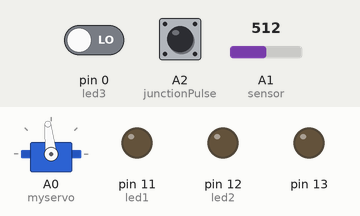
Simulated run of this sketch. Board: Arduino Uno, built with avr-gcc and run on an emulated ATmega328P. On the bench: servo, output pins drawn as LEDs (lit = HIGH). The inputs (shaded band) are chosen by the test bench; at power-on: A2 (junctionPulse) LOW, A1 (sensor) = 512, pin 0 (led3) LOW.

Above: at 2.6 s.
2.7 s: A2 (junctionPulse) pulled HIGH for 0.15 s
At 3.2 s:
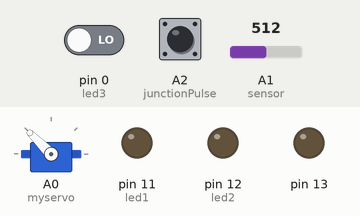
5.2 s: A1 (sensor) set to 716
At 5.9 s:
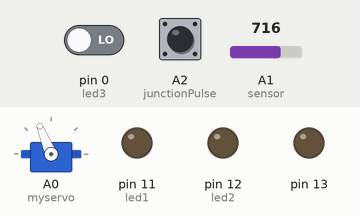
6.7 s: A1 (sensor) set to 122
At 7.6 s:
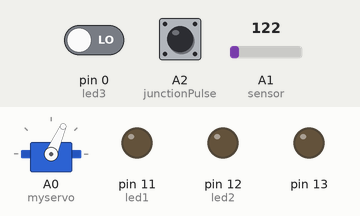
8.2 s: A1 (sensor) set to 23
At 9.4 s:
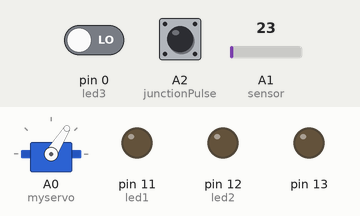
9.7 s: pin 0 (led3) driven HIGH
At 10.0 s:
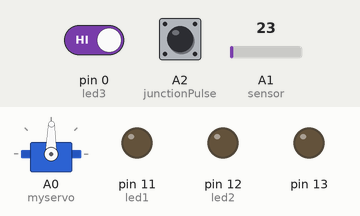
11.2 s: A2 (junctionPulse) pulled HIGH for 3.2 s
At 12.0 s:
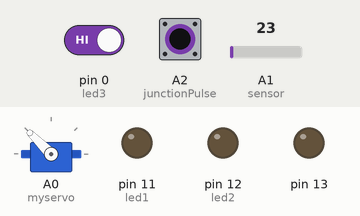
Timing chart, 0 to 16.1 s (numbered marks = the images above; inputs shaded):
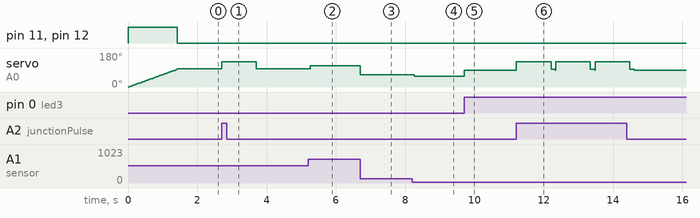

The sketch:

ImageProcessingSensor.ino
```cpp
#include <PID_v1.h>                                                               // include PID library
#include <Servo.h>                                                                // include servo library
Servo myservo;                                                                    // declare servo object

int trig = 10;//6;                                                                // all pins declared here
int echo = 9;//7;
int led1 = 11, led2 = 12, led3 = 0;

int set, sett;                                                                    // all variables declared here
long duration_front;
int distance_front;
int count;

bool t = 0;
const int angle = 93;

// PID values for Sensor
double Setpoint, Input, Output;
double Kp = 1, Ki = 0, Kd = 0;
PID myPID(&Input, &Output, &Setpoint, Kp, Ki, Kd, DIRECT);                             // myPID object declared for Sensor

// PID values for Image processing
double Setpoint1, Input1, Output1;
double Kp1 = 20, Ki1 = 0, Kd1 = 0;
PID myPID1(&Input1, &Output1, &Setpoint1, Kp1, Ki1, Kd1, DIRECT);                       // myPID1 object declared for Image processing


// Variables for Image processing
int pos = 0;                                                                          // variable to store the servo position
char a;
double b = 0;
int c = 0;
int last_pos = 90;

// declared pins for Sensor
int sensor = A1;//A0;
int swt = 3;//5;
bool stat;
const int junctionPulse = A2;//13;
int change = 0;                                                                       // pin number used to take button input of shift betn sensor and image processing

bool debug = 0;                                                                        // to turn on and off Serial
bool shift = 0;                                                                        // to switch between sensor and image processing

void setup() {
  // put your setup code here, to run once:
  if (debug == 1) {
    Serial.begin(9600);                                                                 // begin Serial communication
  }
  pinMode(trig, OUTPUT);
  pinMode(echo, INPUT);
  pinMode(13, OUTPUT);
  set = 0;
  sett = 0;
  count  = 0;
  pinMode(led1 , OUTPUT);
  pinMode(led2 , OUTPUT);
  pinMode(led3 , OUTPUT);

  digitalWrite(led1, HIGH);                                                             // led on ,leds used for air push using Pneumatic sensing the island
  digitalWrite(led2, HIGH);
  digitalWrite(led3, HIGH);

  myservo.attach(A0);//10);
  t = 0;

  pinMode(sensor, INPUT);
  pinMode(swt, INPUT);
  pinMode(change, INPUT);
  pinMode(12, OUTPUT);
  pinMode(junctionPulse, INPUT);

  Input = 33;                                                                                   // Values for Sensor
  Setpoint = 33;

  Input1 = 1.6;                                                                                  // Values for Image Processing
  Setpoint1 = 1.6;

  //turn the PID on
  myPID.SetOutputLimits(-35, 35);
  myPID.SetMode(AUTOMATIC);                                                                     // sensor

  myPID1.SetOutputLimits(-50, 50);
  myPID1.SetMode(AUTOMATIC);                                                                    // image processing

  for (int i = 0; i <= angle; i++)                                                              // turn the servo from 0 to 90 in starting
  {
    myservo.write(i);
    delay(15);
  }

  myservo.write(angle);

  ledoff();                                                                                     // turn off the led's
  shift = 0;                                                                                    // variable used to shift betweenSensor and Image processing
}

int temp1, angle1;

void loop() {
  // put your main code here, to run repeatedly:
  int r = digitalRead(change);                                      // read button for shifting betn sensor and image proessing
  if (r == 1) {                                                     // change form sensor to Image proscessing and vice versa
    if (shift == 0)
      shift = 1;
    else if (shift == 1)
      shift = 0;
  }
  if (shift == 0) {                                                               // run the Sensor code
    sensor_code();
  }
  else if (shift == 1) {                                                          // run the image processing code
    image_processing();
  }
//  river_crossing();                                                               // river code , not needed now EDF is working well
}

void sensor_code() {
  int temp = analogRead(sensor);                                                    // read the sensor AN pin values
  temp = map(temp, 0, 1023, 0, 255);
  temp = ((temp * 0.02) / 4.5) * 70;                                                // formula for calculating the values

  if (debug == 1) {
    Serial.print("original:");
    Serial.println(temp);
  }

  if (temp > 70) {                                                               // this code used to keep the castor turned correctly if line is missed
    if (angle1 > 90) {
      temp = 70;
    }
    else if (angle1 < 90) {
      temp = 0;
    }
  }

  if (angle1 >= 80 && angle1 <= 100 && (temp == 70 || temp == 0)) {              // this code used to keep the castor straight if sensor misses the values on line
    temp = 35;
    while (1) {
      myservo.write(angle);                                                      // castor is straight
      temp = analogRead(sensor);
      temp = map(temp, 0, 1023, 0, 255);
      temp = ((temp * 0.02) / 4.5) * 70;
      if (temp >= 0 && temp <= 70) {                                              // if sensor detects again
        break;
      }
    }
  }

  if (debug == 1) {
    Serial.println(temp);
  }

  Input = ceil (temp);                                                            // take the value from sensor and give it to PID Input
  myPID.Compute();                                                                // compute the output

  angle1 = 90 - Output;                                                           // set the angle according to the output

  if (debug == 1) {
    Serial.print("angle:");
    Serial.println(angle1);
  }

  myservo.write(angle1);                                                          // turn the castor accordingly
  delay(10);

  stat = digitalRead(junctionPulse);                                              // read the senosor JN pin

  if (debug == 1) {
    Serial.print("Junction:");
    Serial.println(stat);
  }

  if (stat == HIGH) {                                                               // code to turn the castor on Hill3 junction
    if (debug == 1) {
      Serial.println("Junction Turn");
    }
    angle1 = 135;                                                                     // angle to turn on junction turn
    myservo.write(angle1);
    delay(1000);
    myservo.write(angle);
  }
}

void image_processing() {
  Setpoint = 1.6;
  while (Serial.available() > 0) {
    b = Serial.parseInt();
    if (b == 999)
    {
      myservo.write(150);
      delay(50);
    }
    else
    { if (debug == 1) {
        Serial.print("b :");
        Serial.println(b);
      }
      //delay(500);
      //b=Serial.read();
      Input = b / 100;
      if (debug == 1) {
        Serial.println(b);
      }
      myPID.Compute();
      if (debug == 1) {
        Serial.print("Output");
        Serial.println(Output);
      }
      b = 0;
      temp1 = 90 - Output;
      if (debug == 1) {
        Serial.println(temp1);
      }
      myservo.write(temp1);
    }
    delay(10);
    if (debug == 1) {
      Serial.print("temp");
      Serial.println(temp1);
    }
    if (Serial.read() == '\n') {
      break;
    }
  }
}

/*
void river_crossing() {                                         // this code not required as EDF fans are giving nice output

  //***************************river****************************
  int s = digitalRead(swt);
  if (debug == 1) {
    Serial.print("switch:");
    Serial.println(s);
  }
  if (s == 1) {
    while (1)
    {
      calculate();
      if (debug == 1) {
        Serial.print("Distance front =");
        Serial.println(distance_front);
      }
      myservo.write(angle);
      valset();
      if (set == 1) {
        digitalWrite(13, LOW);
        sett = 1;
      }
      if (sett == 1 && set == 0) {
        digitalWrite(13, HIGH);
        sett = 2;
        while (1) {
          calculate();
          if (distance_front > 40) {
            break;
          }
        }
      }
      valset();
      if (sett == 2 && set == 1) {
        while (1) {
          calculate();
          valset();
          if (set == 1) {
            break;
          }
        }
        count++;
        led();
        // sett = 3;
      }
      if (debug == 1) {
        Serial.print("Count:");
        Serial.println(count);
      }
      if (count == 2) {
        led();
        turn();
        count = 0;
        break;
      }
    }
  }
}


void calculate() {

  digitalWrite(trig, LOW);
  delayMicroseconds(2);
  digitalWrite(trig, HIGH);                                      //  ultrasonic sending signal
  delayMicroseconds(10);
  digitalWrite(trig, LOW);

  duration_front = pulseIn(echo, HIGH);                         // calculating distance in cm
  distance_front = (duration_front / 2) / 29.1;

}
void valset() {
  if (distance_front > 40) {
    set = 1;
  }
  if (distance_front <= 40) {
    set = 0;
  }
}
void led() {
  if (count == 1) {
    digitalWrite(led1, HIGH);
  }
  if (count == 2) {
    digitalWrite(led2, HIGH);
  }
  if (count == 3) {
    digitalWrite(led3, HIGH);
  }
}

void turn() {
  //  if (t == 0) {
  for (int i = angle; i >= 60; i--) {
    myservo.write(i);
  }
  delay(350);
  myservo.write(angle);
  delay(700);
  //    t = 1;
  //  }
}
*/

void ledoff() {
  digitalWrite(led1, LOW);
  digitalWrite(led2, LOW);
  digitalWrite(led3, LOW);
}
```

Measured:
- after the input at 2.7 s, servo on A0 (myservo): 96° → 135° at once, → 96° 1.0 s later
- after the input at 5.2 s, servo on A0 (myservo): 96° → 112° after 0.06 s
- after the input at 6.7 s, servo on A0 (myservo): 112° → 66° at once
- after the input at 8.2 s, servo on A0 (myservo): 66° → 58° after 0.06 s
- after the input at 9.7 s, servo on A0 (myservo): 58° → 89° at once
- after the input at 11.2 s, servo on A0 (myservo): 89° → 135° at once, then repeats every 1.1 s: 93° 0.13 s, 89° 0.01 s, 135° 1.0 s, until it stays 89° from 14.6 s
